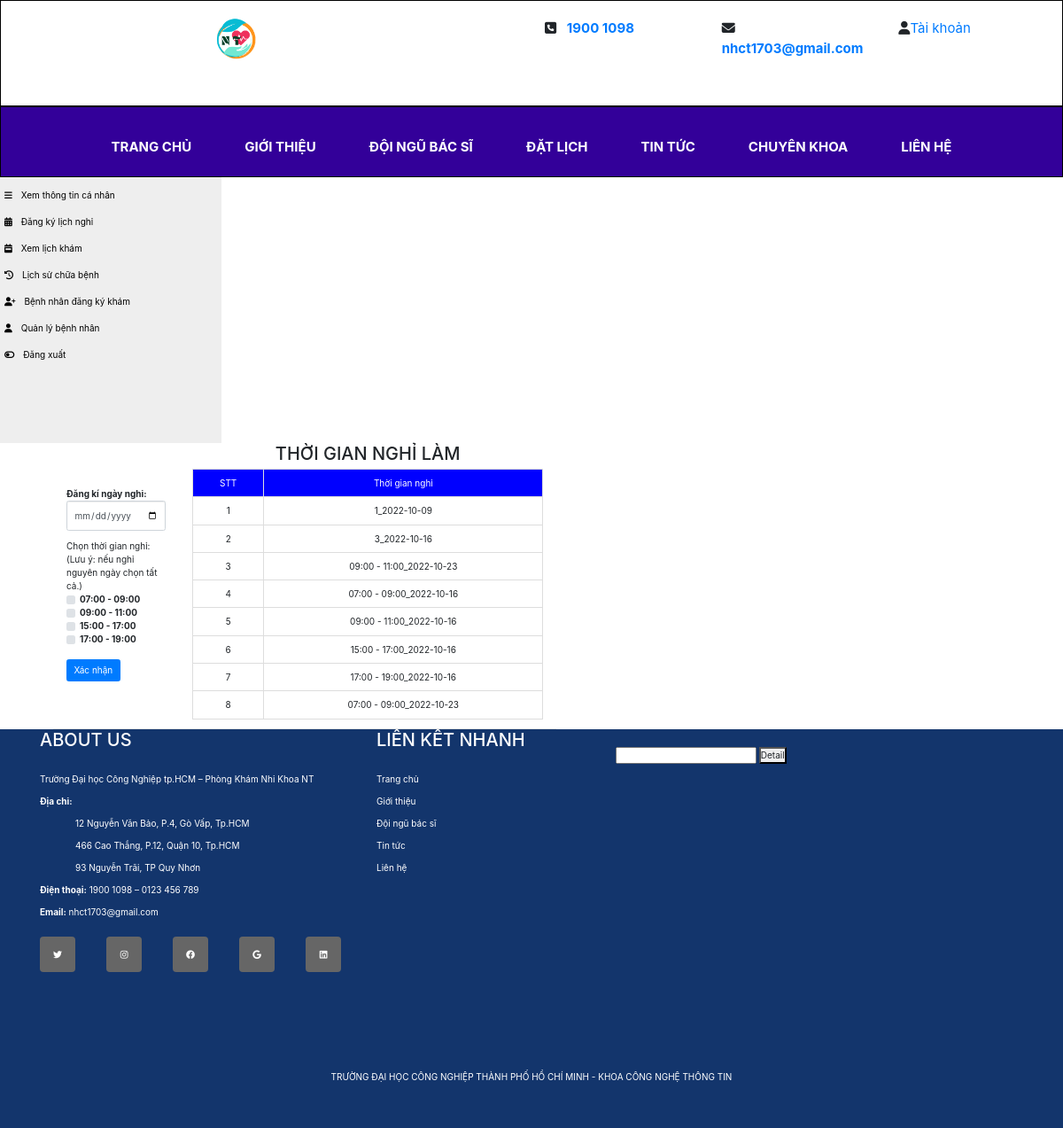
The app's page /clinic/doctor/dklichnghi.php (signed in) with its own data.
### tables this page shows
CREATE TABLE `lichnghi` (
  `id_lichnghi` int(10) UNSIGNED NOT NULL,
  `ngaynghi` varchar(100) NOT NULL,
  `id_bacsi` int(11) NOT NULL
);

### clinic/class/clsbacsi.php (the view, shortened to what this page needs)
<?php
class doctor
{
    function connect()
    {
        $con = mysqli_connect("localhost","root","","doan2");
        if(!$con)
        {
            echo'Không kết nối cơ sở liệu!';
            exit();
        }
        else
        {
           mysqli_set_charset($con,"utf8");
           return $con;
        }
    }
    function showlichnghi($sql)
    {
        $link = $this->connect();
        $ketqua = mysqli_query($link,$sql);
        $i = mysqli_num_rows($ketqua);
        if($i>0)
        {
            echo'<table class="table table-bordered" style="height:50px" >
            <tr style="background-color: blue; color: white;">
              <td align="center" >STT</td>
              <td align="center">Thời gian nghỉ</td>
            </tr>';
          $dem = 1;
            while($row = mysqli_fetch_array($ketqua))
            {
                $ngaynghi = $row['ngaynghi'];
                echo'
                    <tr>
                        <td align="center" >'.$dem.'</td>
                        <td align="center">'.$ngaynghi.'</td>
                    </tr>
                    ';
                    $dem++;
            }
            echo'</table>';
        }
    }
}
?>

### clinic/doctor/menu3.php (style rules this page uses)
* { margin: 0; padding: 0; box-sizing: border-box; }

### records on screen
lichnghi: ngaynghi "1_2022-10-09"
lichnghi: ngaynghi "3_2022-10-16"
lichnghi: ngaynghi "09:00 - 11:00_2022-10-23"
lichnghi: ngaynghi "07:00 - 09:00_2022-10-16"
lichnghi: ngaynghi "09:00 - 11:00_2022-10-16"
lichnghi: ngaynghi "15:00 - 17:00_2022-10-16"
lichnghi: ngaynghi "17:00 - 19:00_2022-10-16"
lichnghi: ngaynghi "07:00 - 09:00_2022-10-23"
